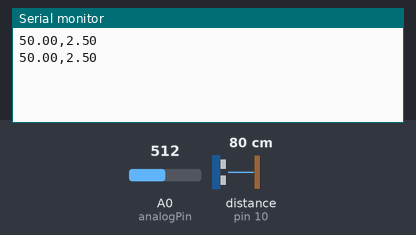
This sketch was run on a simulated Arduino Uno, built with avr-gcc and run on an emulated ATmega328P. Parts: the last lines printed to the serial monitor. Wiring (inferred from the names in the program): ultrasonic range finder: trigger pin 11; echo pin 10. Inputs (shaded band) come from the test bench; at power-on: distance to the obstacle (sensor on pin 10) 80 cm, A0 (analogPin) = 512. The echo pulse lasts 58.3 µs per cm.

Above: at 1.8 s.
1.9 s: distance to the obstacle (sensor on pin 10) set to 2 cm
At 2.5 s:
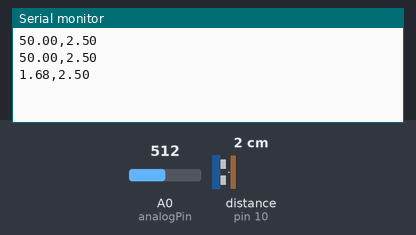
3.4 s: A0 (analogPin) set to 716
At 4.7 s:
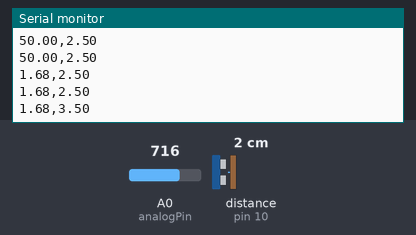
4.9 s: distance to the obstacle (sensor on pin 10) set to 4 cm
At 5.8 s:
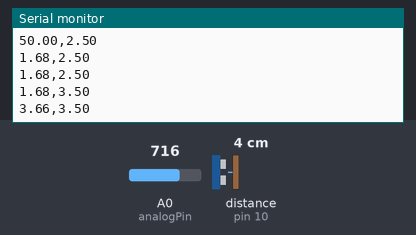
6.4 s: A0 (analogPin) set to 900
At 7.5 s:
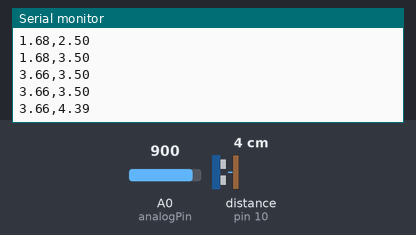
Timing chart, 0 to 8.9 s (numbered marks = the images above; inputs shaded):
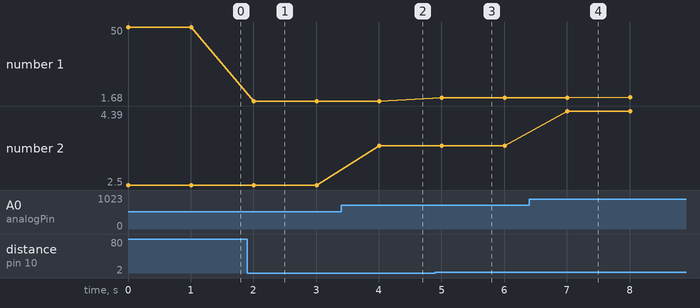

Measured:
- after the input at 1.9 s, the serial monitor: prints a new line after 0.11 s (image 1)
- after the input at 3.4 s, the serial monitor: prints a new line after 0.61 s (image 2)
- after the input at 4.9 s, the serial monitor: prints a new line after 0.11 s (image 3)
- after the input at 6.4 s, the serial monitor: prints a new line after 0.61 s (image 4)
- plotted number 1: 50 → 1.68 after the input at 1.9 s, 1.68 → 3.66 after the input at 4.9 s
- plotted number 2: 2.5 → 3.5 after the input at 3.4 s, 3.5 → 4.39 after the input at 6.4 s

The sketch:

ultrasonik-batrai-with-taskscheduler.ino
```cpp
#include <TaskScheduler.h>

// Deklarasi pin
#define trigPin 11
#define echoPin 10
const int analogPin = A0;  // Pin ADC
float vIn = 0.0;           // Tegangan input

long duration;
float distance;

// Membuat scheduler
Scheduler ts;

// Deklarasi tugas
void measureDistance();
void readVoltage();
void sendData();

Task t1(1000, TASK_FOREVER, &measureDistance, &ts, true);
Task t2(1000, TASK_FOREVER, &readVoltage, &ts, true);
Task t3(1000, TASK_FOREVER, &sendData, &ts, true);

void setup() {
  pinMode(trigPin, OUTPUT);
  pinMode(echoPin, INPUT);
  Serial.begin(9600); // Inisialisasi komunikasi serial
}

void loop() {
  ts.execute();
}

// Fungsi untuk mengukur jarak
void measureDistance() {
  digitalWrite(trigPin, LOW);
  delayMicroseconds(2);
  digitalWrite(trigPin, HIGH);
  delayMicroseconds(10);
  digitalWrite(trigPin, LOW);

  duration = pulseIn(echoPin, HIGH);
  distance = (duration * 0.034) / 2; // Menghitung jarak dalam cm
  if (distance > 50) {
    distance = 50;
  }
}

// Fungsi untuk membaca tegangan
void readVoltage() {
  int adcValue = analogRead(analogPin);
  vIn = (adcValue * 5.0) / 1024.0; // Mengkonversi nilai ADC ke tegangan
}

// Fungsi untuk mengirim data
void sendData() {
  Serial.print(distance);
  Serial.print(",");
  Serial.println(vIn);
}
```
